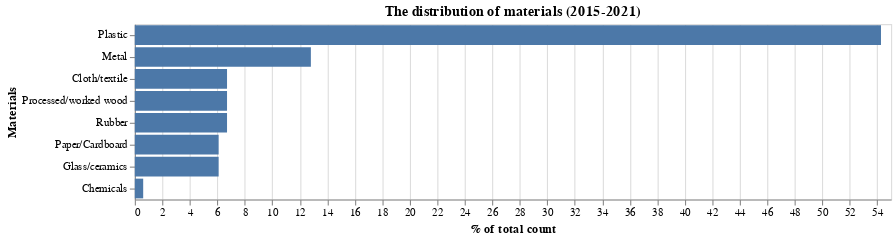

Source (Vega-Lite JSON):
### Vega-Lite specification from a JSON file in a GitHub repository (floating-point values rounded to 4 significant figures)
{"$schema": "https://vega.github.io/schema/vega-lite/v5.json", "title": "The distribution of materials (2015-2021)", "data": {"values": [{"Materials": "Plastic", "Time": 89}, {"Materials": "Metal", "Time": 21}, {"Materials": "Cloth/textile", "Time": 11}, {"Materials": "Processed/worked wood", "Time": 11}, {"Materials": "Paper/Cardboard", "Time": 10}, {"Materials": "Rubber", "Time": 11}, {"Materials": "Glass/ceramics", "Time": 10}, {"Materials": "Chemicals", "Time": 1}]}, "transform": [{"window": [{"op": "sum", "field": "Time", "as": "TotalTime"}], "frame": [null, null]}, {"calculate": "datum.Time/datum.TotalTime * 100", "as": "PercentOfTotal"}], "width": 690, "height": {"step": 20}, "mark": {"type": "bar", "tooltip": {"content": "encoding"}}, "encoding": {"y": {"field": "Materials", "type": "nominal", "sort": "-x"}, "x": {"field": "PercentOfTotal", "type": "quantitative", "format": ".2f", "title": "% of total count"}}}
